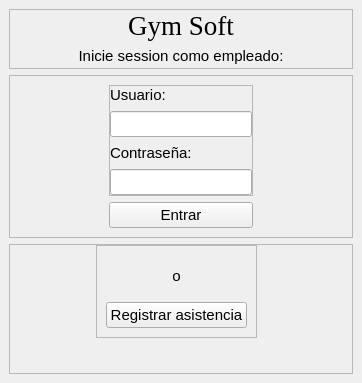
<?xml version="1.0" encoding="UTF-8"?>
<ui version="4.0">
 <class>MainWindow</class>
 <widget class="QMainWindow" name="MainWindow">
  <property name="geometry">
   <rect>
    <x>0</x>
    <y>0</y>
    <width>362</width>
    <height>383</height>
   </rect>
  </property>
  <property name="windowTitle">
   <string>MainWindow</string>
  </property>
  <widget class="QWidget" name="centralwidget">
   <layout class="QVBoxLayout" name="verticalLayout">
    <item>
     <widget class="QFrame" name="frame_superior">
      <property name="maximumSize">
       <size>
        <width>16777215</width>
        <height>60</height>
       </size>
      </property>
      <property name="frameShape">
       <enum>QFrame::StyledPanel</enum>
      </property>
      <property name="frameShadow">
       <enum>QFrame::Raised</enum>
      </property>
      <layout class="QVBoxLayout" name="verticalLayout_2">
       <property name="spacing">
        <number>2</number>
       </property>
       <property name="leftMargin">
        <number>0</number>
       </property>
       <property name="topMargin">
        <number>0</number>
       </property>
       <property name="rightMargin">
        <number>0</number>
       </property>
       <property name="bottomMargin">
        <number>0</number>
       </property>
       <item>
        <widget class="QLabel" name="lb_nameApp">
         <property name="font">
          <font>
           <family>Times New Roman</family>
           <pointsize>20</pointsize>
          </font>
         </property>
         <property name="text">
          <string>Gym Soft</string>
         </property>
         <property name="alignment">
          <set>Qt::AlignCenter</set>
         </property>
        </widget>
       </item>
       <item>
        <widget class="QLabel" name="lb_ins01">
         <property name="font">
          <font>
           <pointsize>11</pointsize>
          </font>
         </property>
         <property name="text">
          <string>Inicie session como empleado:</string>
         </property>
         <property name="alignment">
          <set>Qt::AlignCenter</set>
         </property>
        </widget>
       </item>
      </layout>
     </widget>
    </item>
    <item>
     <widget class="QFrame" name="frame_central">
      <property name="frameShape">
       <enum>QFrame::StyledPanel</enum>
      </property>
      <property name="frameShadow">
       <enum>QFrame::Raised</enum>
      </property>
      <layout class="QGridLayout" name="gridLayout">
       <item row="1" column="1">
        <widget class="QPushButton" name="bt_loggin">
         <property name="font">
          <font>
           <pointsize>11</pointsize>
          </font>
         </property>
         <property name="text">
          <string>Entrar</string>
         </property>
        </widget>
       </item>
       <item row="0" column="1">
        <widget class="QFrame" name="frame_loggin">
         <property name="frameShape">
          <enum>QFrame::StyledPanel</enum>
         </property>
         <property name="frameShadow">
          <enum>QFrame::Raised</enum>
         </property>
         <layout class="QVBoxLayout" name="verticalLayout_4">
          <property name="spacing">
           <number>7</number>
          </property>
          <property name="leftMargin">
           <number>0</number>
          </property>
          <property name="topMargin">
           <number>0</number>
          </property>
          <property name="rightMargin">
           <number>0</number>
          </property>
          <property name="bottomMargin">
           <number>0</number>
          </property>
          <item>
           <widget class="QLabel" name="lb_usuario">
            <property name="font">
             <font>
              <pointsize>11</pointsize>
             </font>
            </property>
            <property name="text">
             <string>Usuario:</string>
            </property>
           </widget>
          </item>
          <item>
           <widget class="QLineEdit" name="le_usuario">
            <property name="font">
             <font>
              <pointsize>11</pointsize>
             </font>
            </property>
           </widget>
          </item>
          <item>
           <widget class="QLabel" name="lb_contrasea">
            <property name="font">
             <font>
              <pointsize>11</pointsize>
             </font>
            </property>
            <property name="text">
             <string>Contraseña:</string>
            </property>
           </widget>
          </item>
          <item>
           <widget class="QLineEdit" name="le_contrasea">
            <property name="font">
             <font>
              <pointsize>11</pointsize>
             </font>
            </property>
            <property name="echoMode">
             <enum>QLineEdit::Password</enum>
            </property>
           </widget>
          </item>
         </layout>
        </widget>
       </item>
       <item row="0" column="0">
        <spacer name="hs3">
         <property name="orientation">
          <enum>Qt::Horizontal</enum>
         </property>
         <property name="sizeHint" stdset="0">
          <size>
           <width>77</width>
           <height>20</height>
          </size>
         </property>
        </spacer>
       </item>
       <item row="0" column="2">
        <spacer name="hs4">
         <property name="orientation">
          <enum>Qt::Horizontal</enum>
         </property>
         <property name="sizeHint" stdset="0">
          <size>
           <width>77</width>
           <height>20</height>
          </size>
         </property>
        </spacer>
       </item>
      </layout>
     </widget>
    </item>
    <item>
     <widget class="QFrame" name="frame_inferior">
      <property name="maximumSize">
       <size>
        <width>16777215</width>
        <height>130</height>
       </size>
      </property>
      <property name="frameShape">
       <enum>QFrame::StyledPanel</enum>
      </property>
      <property name="frameShadow">
       <enum>QFrame::Raised</enum>
      </property>
      <layout class="QHBoxLayout" name="horizontalLayout">
       <property name="spacing">
        <number>6</number>
       </property>
       <property name="leftMargin">
        <number>0</number>
       </property>
       <property name="topMargin">
        <number>0</number>
       </property>
       <property name="bottomMargin">
        <number>35</number>
       </property>
       <item>
        <spacer name="hs1">
         <property name="orientation">
          <enum>Qt::Horizontal</enum>
         </property>
         <property name="sizeHint" stdset="0">
          <size>
           <width>83</width>
           <height>20</height>
          </size>
         </property>
        </spacer>
       </item>
       <item>
        <widget class="QFrame" name="frame_opt01">
         <property name="frameShape">
          <enum>QFrame::StyledPanel</enum>
         </property>
         <property name="frameShadow">
          <enum>QFrame::Raised</enum>
         </property>
         <layout class="QVBoxLayout" name="verticalLayout_3">
          <item>
           <widget class="QLabel" name="lb_o">
            <property name="font">
             <font>
              <pointsize>11</pointsize>
             </font>
            </property>
            <property name="text">
             <string>o</string>
            </property>
            <property name="alignment">
             <set>Qt::AlignCenter</set>
            </property>
           </widget>
          </item>
          <item>
           <widget class="QPushButton" name="btn_registrarAs">
            <property name="maximumSize">
             <size>
              <width>190</width>
              <height>16777215</height>
             </size>
            </property>
            <property name="font">
             <font>
              <pointsize>11</pointsize>
             </font>
            </property>
            <property name="layoutDirection">
             <enum>Qt::LeftToRight</enum>
            </property>
            <property name="text">
             <string>Registrar asistencia</string>
            </property>
           </widget>
          </item>
         </layout>
        </widget>
       </item>
       <item>
        <spacer name="hs2">
         <property name="orientation">
          <enum>Qt::Horizontal</enum>
         </property>
         <property name="sizeHint" stdset="0">
          <size>
           <width>77</width>
           <height>20</height>
          </size>
         </property>
        </spacer>
       </item>
      </layout>
     </widget>
    </item>
   </layout>
  </widget>
 </widget>
 <resources/>
 <connections/>
</ui>
